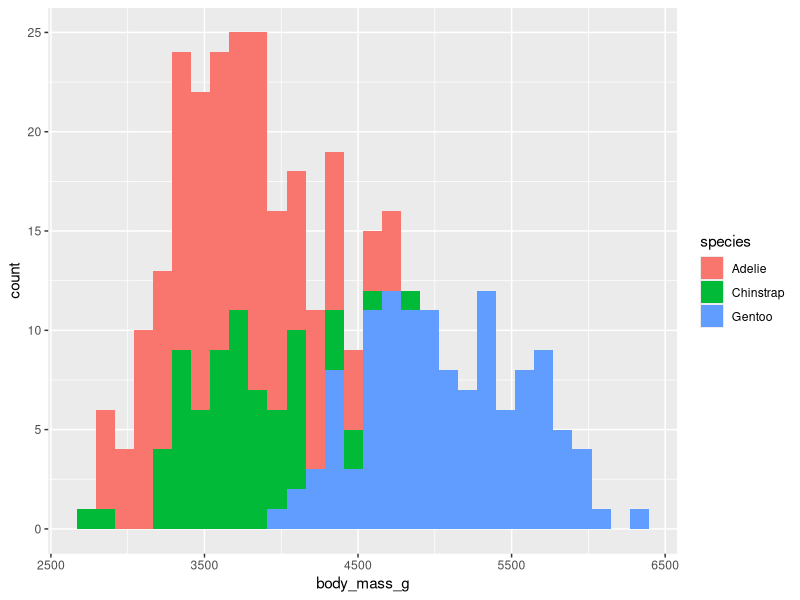

Write the R code that produced this figure. (Note: this script raises an error after producing the figure.)
## Heather Bruck 
## 2023 - 02 - 21 
## Unit 3 - Lesson 3 - t.tests

# t-test is used for comparing the MEAN between 2 things 
  # one-sample t-test: compare the sample against a single reference mean 
  # independent sample t-test: comparing 2 data sets or rows to one another
  # paired sample t-test: there is a link between the data in each row (eg. comparing weights of penguins over time of the sample individuals)

# assumptions with t tests 
  # data is normally distributed (check with histogram) 
    # central limit theorem: if you have enough numbers (usually 30), then you can be more lax about normal distribution (it should still be relatively normal but doesn't need to be exact) 
  # no outliers 
  # with 2 sample t tests: 
    # variances are equal 
    # check with Levene test
    # if variance is not equal, then use Welch's t test 
    # if variance is equal, use Student's t test 


# Encyclopedia of Life 
  # search 'gentoo penguin' 
  # click on the organism 
  # click on '51 attributes' 
  # look for desired attribute, for this it is 'body mass' 
    # there is a list of manuscripts with their calculated data 
    # if this was for real research, delve into the manuscripts more to see methods 

library(palmerpenguins)
library(rstatix) # for levene_test() and t_test() 
library(knitr) # prints pretty tables with RMarkdown 
library(tidyverse)


head(penguins)

ggplot(data = penguins) + 
  geom_histogram(aes(x = body_mass_g, 
                     fill = species))

# QQ plot to test if data is normally distributed 
    # want a fairly straight line 
    # a straight line is a normal distribution 
  ggplot(data = gentoo) + 
    stat_qq(aes(sample = body_mass_g))
  
  # calculate mean and standard dev of gentoo 
gentoo %>% 
  summarize(mean_body_mass_g = mean(body_mass_g, na.rm = TRUE), 
            sd_body_mass_g = sd(body_mass_g, na.rm = TRUE))
  

# one sample t test 
gentoo <- penguins %>%
  filter(species == 'Gentoo')

head(gentoo)

ggplot(data = gentoo) + 
  geom_histogram(aes(x = body_mass_g))

  # run t-test 
  t.test(gentoo$body_mass_g,
         mu = 5500) # literature derived value that our data is compared against 
    # very low p-value means that the mean of our data is very different from literature derived value 
  
  
  # another way of running t.test (can make this saved into a table with multiple t-test outputs)
  t_test_results <- gentoo %>%
    t_test(body_mass_g ~ 1, # ~1 means it is a one sample t test 
           mu = 5500)

  
# two sample t test 
  data_for_t_test <- penguins %>%
    filter(species %in% c('Gentoo', 'Adelie'), 
           !is.na(body_mass_g)) %>%
    select(species, body_mass_g) %>% # selects for only specific columns (drops other columns) 
    droplevels() # drops any factor variable that is no longer represented in data (eg. Chinstrap because we didn't filter for them) 
    
    
  head(data_for_t_test)
  summary(data_for_t_test)  

    # creates mean for all of the penguins regardless of species 
  data_for_t_test %>%
    summarize(mean = mean(body_mass_g))
    
    # creates mean within each species 
  data_for_t_test %>%
    group_by(species) %>%
    summarize(mean = mean(body_mass_g), 
              sd = sd(body_mass_g))

  # QQ plot 
  ggplot(data = data_for_t_test) + 
    stat_qq(aes(sample = body_mass_g)) + 
    facet_wrap(~species, 
               scales = 'free') # with QQ plots, make the scales free (makes the scale not the same between species facet wrap) 
  
  
  # Levene test
    # to check equality of variance assumption 
  data_for_t_test %>%
    levene_test(body_mass_g ~ species)
   # p-value is larger than 0.5, so we can say that the variance is similar 
    # a small p-value (<0.05), then we say the variance is not similar 
  
  
  t.test(data_for_t_test$body_mass_g ~ data_for_t_test$species)
    # this ran a Welch's t test
    # can still trust it, Welch's t test is more relaxed so if it is significant with this then it is definetly significant with Student's t test 
  
  # student's t test 
  t.test(data_for_t_test$body_mass_g ~ data_for_t_test$species, var.equal = TRUE)
  
################################################################################
  # Unit 3 - Lesson 4 - Correlations 

# t test asks to compare the same variable between 2 specified things (eg. species) 
# correlation asks if one variable is similar/different to another variable
  
ggplot(data = gentoo) + 
    geom_point(aes(x = bill_length_mm, 
                   y = bill_depth_mm))

# Pearson's R correlation statistic   
  # assume data is normal 
    ggplot(data = gentoo) + 
      stat_qq(aes(sample = bill_length_mm))
    ggplot(data = gentoo) + 
      stat_qq(aes(sample = bill_depth_mm))
  
 cor(x = gentoo$bill_length_mm, 
     y = gentoo$bill_depth_mm, 
     use = 'complete.obs') # tells it to only use rows where none of the columns have NA  
  # correlation near 1 means a strong positive correlation 
  # correlation near -1 menas a strong negative correlation 
 
 # different way of running the same thing, makes output a more complete view of stats 
 cor.test(x = gentoo$bill_length_mm, 
          y = gentoo$bill_depth_mm, 
          use = 'complete.obs')
  
  # another way of running Pearson's correlation test 
 gentoo %>% 
   cor_test(bill_length_mm, bill_depth_mm)

### DO THIS FOR HOLLINGS DATA 
# correlation matrix 
 # run a bunch of tests to look for correlations among a bunch of data 
 cor(gentoo[ ,c(3:6)], # this asks for all of the rows but only columns 3-6 
     use = 'complete.obs')
  
 library(GGally)  

 penguins %>%
   select(species, bill_length_mm, bill_depth_mm, flipper_length_mm, body_mass_g) %>%
   GGally::ggpairs(aes(color = species))
  
